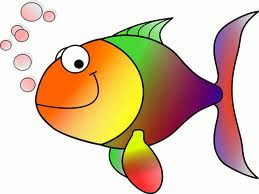
#> input picture HappyFish.jpg, 259 x 194 px
$ python 6-DrawGeometricShapesImage.py
#> lines starting #> are read from the running program, lines starting #| are printed output that depends on the picture
import cv2
image=cv2.imread('HappyFish.jpg',1)
#> image is the input picture: shape (194, 259, 3); mean B, G, R 170.8, 196.4, 219.3

image=cv2.line(image,(0,0),(100,100),(255,0,0),5)

image=cv2.arrowedLine(image,(20,0),(100,100),(0,0,255),5)
"""
pt1(x1,y1)  pt2(x2,y2)
x1,y1-------
-          -
-          -
-          -
-------x2,y2
"""
image=cv2.rectangle(image,(20,20),(100,150),(0,255,0),5)
#draw circle
cv2.circle(image,(150,150),15,(255,0,0),5)
#put text
font=cv2.FONT_HERSHEY_PLAIN
cv2.putText(image,'hi noussa',(10,100),font,2,(0,0,255),2,cv2.LINE_AA)
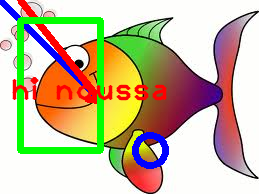
#> image: shape (194, 259, 3); mean B, G, R 158.4, 186.8, 201.1
cv2.imshow("image",image)
cv2.waitKey(0)
cv2.destroyAllWindows()

$ run again, with PlayerBall.jpg copied over HappyFish.jpg
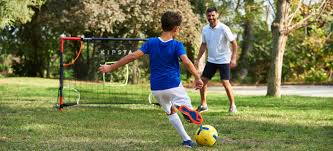
#> input picture PlayerBall.jpg, 333 x 151 px
#> image is the input picture: shape (151, 333, 3); mean B, G, R 79.7, 122.3, 119.6
#> `cv2.putText(image,'hi noussa',(10,100),font,2,(0,0,255),2,cv2.LINE_AA)`:
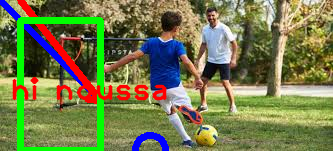
#> image: shape (151, 333, 3); mean B, G, R 77.6, 123.2, 117.5

$ run again, with HSVCorn.PNG saved as HappyFish.jpg
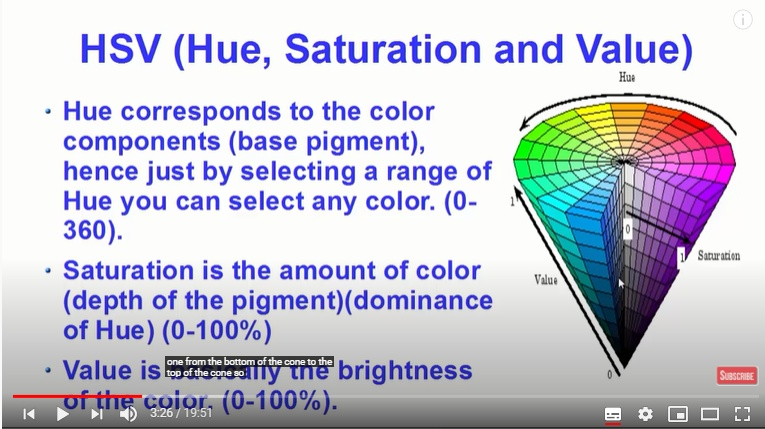
#> input picture HSVCorn.PNG, 765 x 429 px
#> image is the input picture: shape (429, 765, 3); mean B, G, R 210.9, 196.7, 197
#> `cv2.putText(image,'hi noussa',(10,100),font,2,(0,0,255),2,cv2.LINE_AA)`:
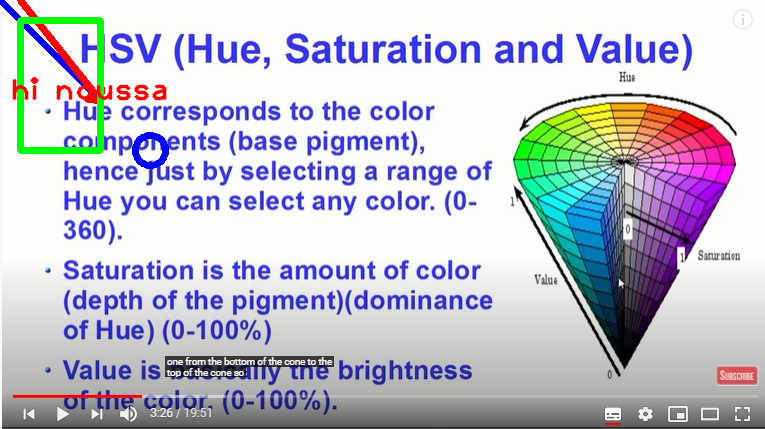
#> image: shape (429, 765, 3); mean B, G, R 207.4, 194.6, 194.1
